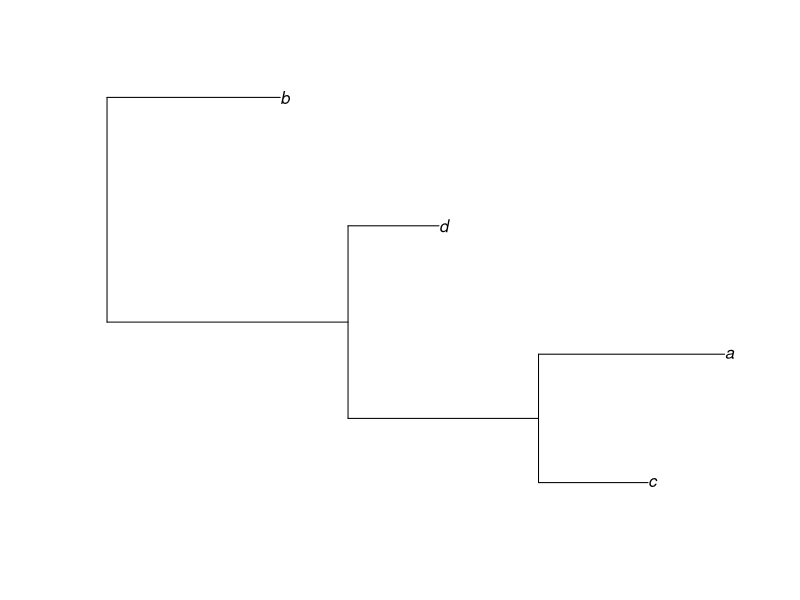
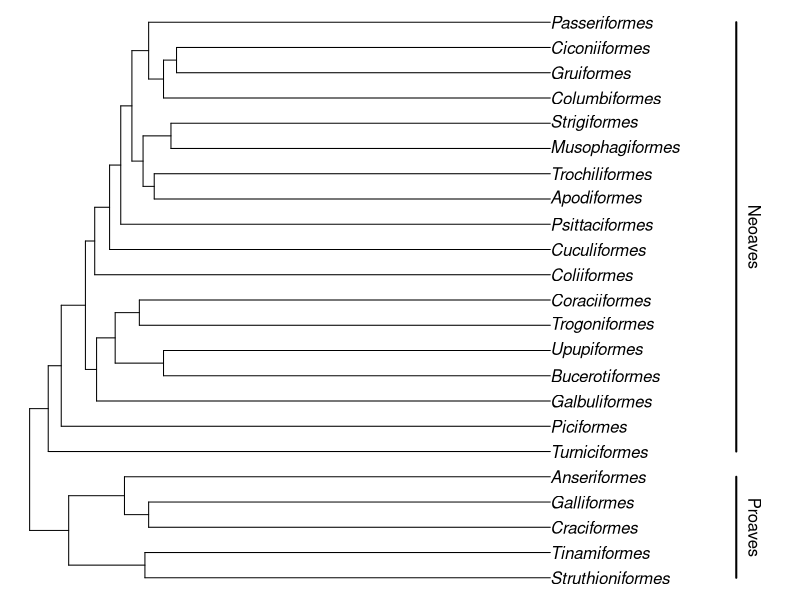
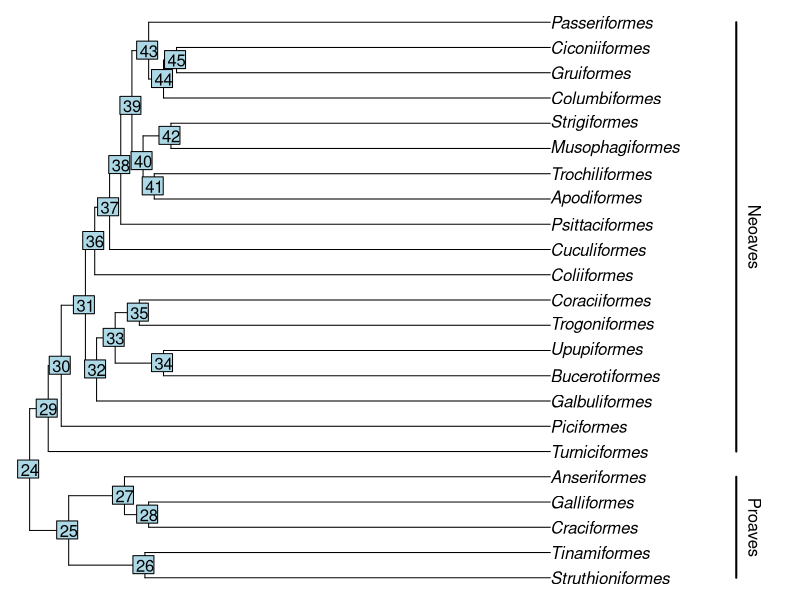
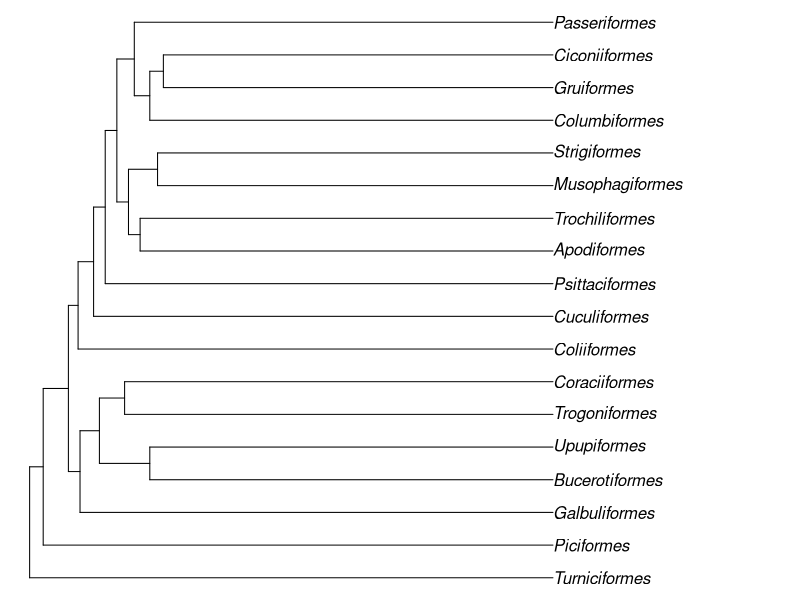

Reproduce these figures in R, in order. (Note: this script raises an error after producing the figures.)
library(ape)
library(phangorn)
library(tidyverse)


#> # clear the R environment
#> rm(list = ls())
#> 
#> # install new packages
#> install.packages("ape")
#> install.packages("phangorn")
#> install.packages("tidyverse")
#> 
#> # load packages
#> library(ape)
#> library(phangorn)
#> library(tidyverse)

#' 
#' With these packages installed, we are ready to begin!
#' 
#' ## Phylogenetics in R

# set seed to ensure the same tree is produced
set.seed(32)
# generate a tree
tree <- rtree(n = 4, tip.label = c("a", "b", "c", "d"))
tree

#' You can actually look more deeply into the data stored within the `tree` object if you want to. Try the following code and see what is inside.
#> str(tree)
#> objects(tree)
#> tree$edge
#> tree$edge.length

plot(tree)


# set seed to ensure the same tree is produced
set.seed(32)
# generate a tree
tree <- rtree(n = 5, tip.label = c("a", "b", "c", "d", "e"))


#' ### A simple example with real data - avian phylogenetics

# get bird order data
data("bird.orders")

# no.margin = TRUE gives prettier plots
plot(bird.orders, no.margin = TRUE)
segments(38, 1, 38, 5, lwd = 2)
text(39, 3, "Proaves", srt = 270)
segments(38, 6, 38, 23, lwd = 2)
text(39, 14.5, "Neoaves", srt = 270)


# Parrots and Passerines?
is.monophyletic(bird.orders, c("Passeriformes", "Psittaciformes"))
# hummingbirds and swifts?
is.monophyletic(bird.orders, c("Trochiliformes", "Apodiformes"))


plot(bird.orders, no.margin = TRUE)
segments(38, 1, 38, 5, lwd = 2)
text(39, 3, "Proaves", srt = 270)
segments(38, 6, 38, 23, lwd = 2)
text(39, 14.5, "Neoaves", srt = 270)
nodelabels()


# extract clade
neoaves <- extract.clade(bird.orders, 29)
# plot
plot(neoaves, no.margin = TRUE)


#' ### Inferring trees with R using parsimony

# get parachtes data
parachtes <- read.phyDat("ParALL153.fas", format = "fasta")


# search for the most parsimonious (MP) tree
treeRatchet  <- pratchet(parachtes, trace = 0, minit=100, all = TRUE)
parsimony(treeRatchet, parachtes)


# plot MP tree
plot(treeRatchet,no.margin = TRUE)


#> # check whether the tree is rooted
is.rooted(treeRatchet)

# plot treeRatchet rooted
treeRatchet_r <- root(treeRatchet, "Segestria_sp_k200", resolve.root = TRUE, edgelabel = TRUE)
plot(treeRatchet_r, no.margin = TRUE)

# reporting tree length (steps)
parsimony(treeRatchet_r, parachtes)

# perform character optimization
treeRatchet_r<-acctran(treeRatchet_r, parachtes)


# plot the rooted tree with branch lengths
plot(treeRatchet_r, type="phylogram", no.margin = TRUE)
add.scale.bar()


# heuristic search using random addiiton of taxa
treeRA <- random.addition(parachtes)
treeSPR  <- optim.parsimony(treeRA, parachtes)

# compare tree length
parsimony(c(treeRA, treeSPR), parachtes)

#combines both trees into a single object
obj<-c(treeRA, treeSPR)
# unrooted pratchet tree
obj_cons <- root(consensus(obj), outgroup = "Segestria_sp_k200",resolve.root = TRUE, edgelabel =TRUE)
plot(obj_cons, main="Rooted pratchet consensus tree",no.margin = TRUE)

#' # Session info
sessionInfo()
